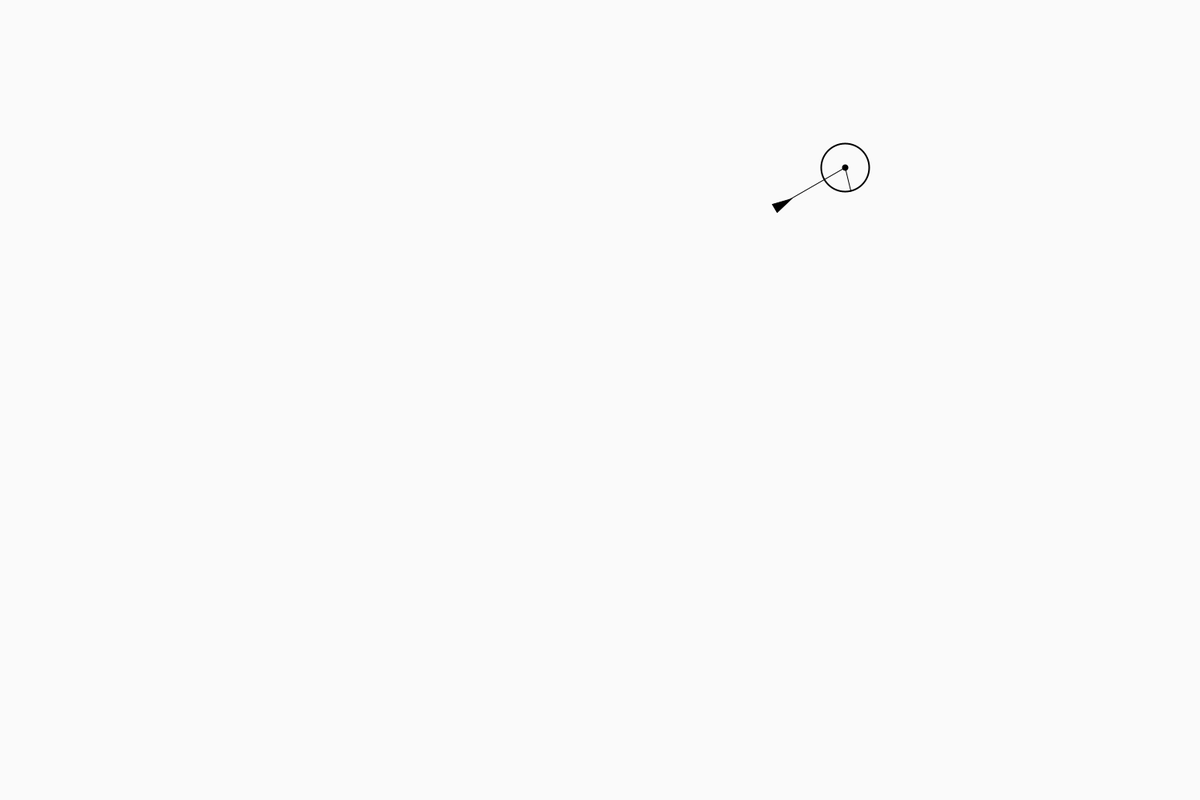
Frame 1 (no input)
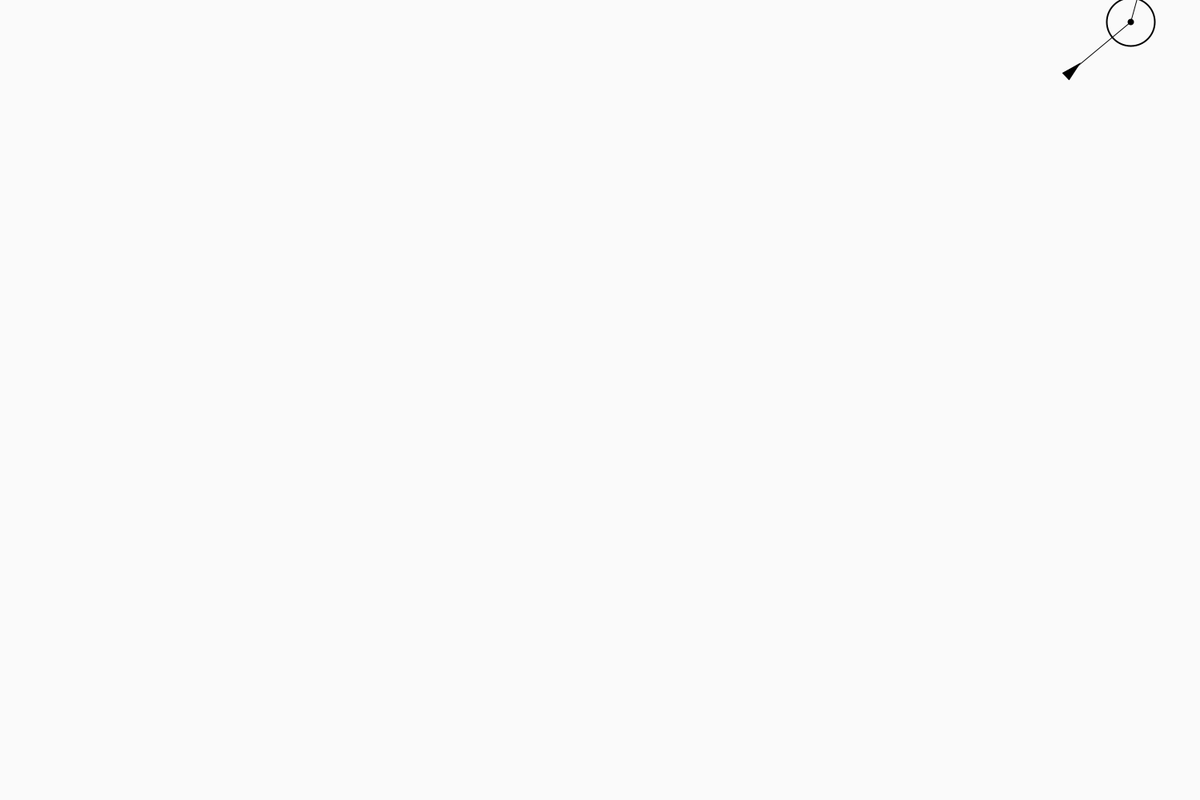
Frame 60 (the mouse pressed at the canvas centre just before this capture)
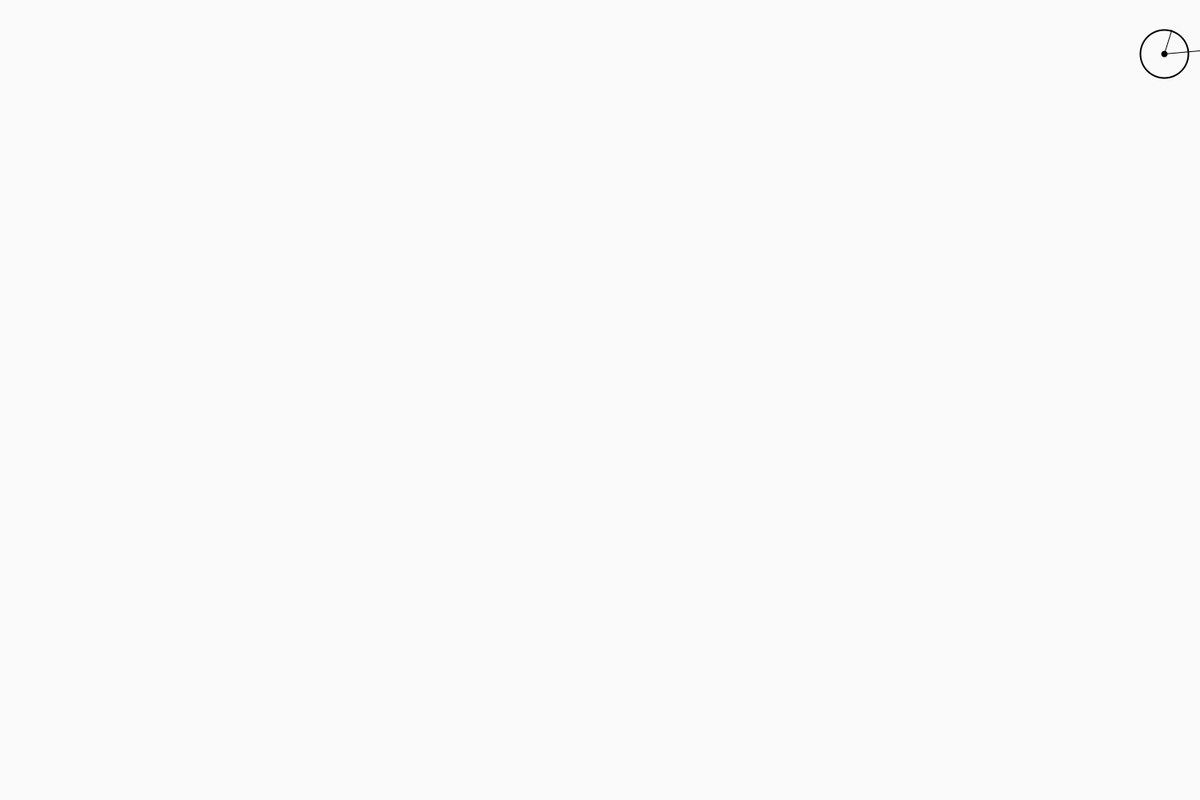
Frame 120 (the mouse held since frame 60 and released just before this capture)

The Processing sketch that drew these frames (run headless with seeded random() and noise(); from frame 60 on, the mouse is pressed at the canvas centre):

// Processing sketch: The_TrackCircleCar
// ── The_TrackCircleCar.pde
Vehicle vehicle;
Target target;
void setup()
{
  size(1500,1000);
  target = new Target(30,100);
  vehicle = new Vehicle(target,6,0.2,6);
  target.setTarget(vehicle);
}

void draw()
{
  background(250);
  target.move();
  vehicle.move();
}
// ── Target.pde
class Target
{
  Vehicle vehicle;
  PVector location;
  PVector point;
  float distance;
  float r;
  float n ;
  Target(float _r,float _distance)
  {
    n = 0;
    location = new PVector();
    point = new PVector();
    r =_r;
    distance = _distance;
  }
  
  void chooseDirection()
  {
    PVector vehiclePosition = vehicle.location.get();
    PVector vehicleDirection = vehicle.velocity.get();
    vehicleDirection.normalize();
    vehicleDirection.mult(distance);
    vehiclePosition.add(vehicleDirection);
    location = vehiclePosition.get();
    //choose the circle position
    
    float angle = map(noise(n),0,1,-PI*2,PI*2);
    float setOffX = r*cos(angle);
    float setOffY = r*sin(angle);
    PVector setOff = new PVector(setOffX,setOffY);
    point = PVector.add(location,setOff);
    n+=0.01;
  }
  
  void display()
  {
    fill(250);
    stroke(0);
    strokeWeight(2);
    ellipse(location.x,location.y,r*2,r*2);
    strokeWeight(2);
    point(point.x,point.y);
    strokeWeight(8);
    point(location.x,location.y);
    strokeWeight(1);
    line(location.x,location.y,point.x,point.y);
    line(location.x,location.y,vehicle.location.x,vehicle.location.y);
    noFill();
  }
  
  void setTarget(Vehicle _vehicle)
  {
    vehicle = _vehicle;
  }
  
  void move()
  {
    chooseDirection();
    display();
  }
}
// ── Vehicle.pde
class Vehicle
{
 Target target;
 PVector location ;
 PVector velocity;
 PVector acceleration;
 float maxSpeed;
 float maxForce;
 float angle;
 float r;
 Vehicle(Target _target,float _maxSpeed,float _maxForce,float _r)
 {
    location = new PVector(random(0,width),random(0,height));
    velocity = new PVector(random(-10,10),random(-10,10));
    acceleration = new PVector();
    angle = 0;
    target = _target;
    r= _r;
    maxSpeed = _maxSpeed;
    maxForce = _maxForce;
 }
  
  void applyForce(PVector force)
  {
    PVector f = force;
    acceleration.add(f);
  }
  
  void display()
  {
    angle = velocity.heading2D()+PI/2;
    fill(0);
    pushMatrix();
    translate(location.x,location.y);
    rotate(angle);
    beginShape();
    vertex(0,-r*2);
    vertex(-r,r*2);
    vertex(r,r*2);
    endShape(CLOSE);
    popMatrix();
    noFill();
    
  }
  
  void seek()
  {
    PVector desired = PVector.sub(target.point,location);
    desired.normalize();
    desired.mult(maxSpeed);
    PVector turnForce = PVector.sub(desired,velocity);
    turnForce.limit(maxForce);
    
    applyForce(turnForce);
  }
  
  void update()
  {
    velocity.add(acceleration);
    location.add(velocity);
    acceleration.mult(0);
  }
  
  void isOutSide()
 {
    if(location.x<-50||location.x>width+50)
    {
      velocity.x = -velocity.x;
    }
     
     if(location.y<-50||location.y>height+50)
     {
       velocity.y = -velocity.y;
     }
 }
  void move()
  {
    seek();
    update();
    display();
    isOutSide();
  }
}
